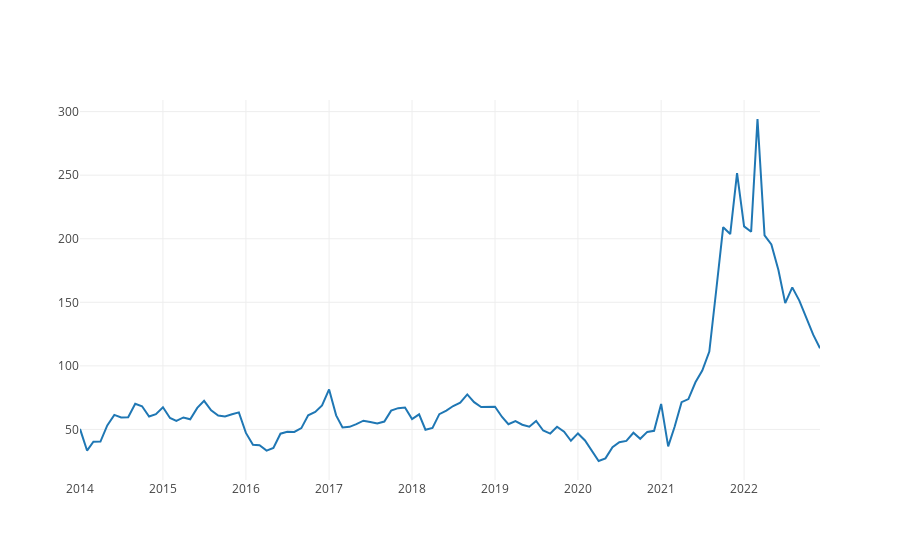

This figure's notebook cell:
### Markdown cell above
### Pintar gráfico unión

### Code cell
val fecha = unionDataFrameMercados.select($"datetime").as[String].collect.toSeq
val precio = unionDataFrameMercados.select($"value").as[Double].collect.toSeq

val PrecioEnergia = Scatter(
  fecha,
  precio
)

val data = Seq(PrecioEnergia)

plot(data)
